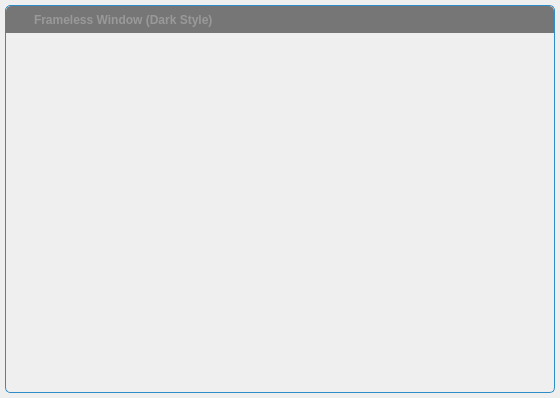
<?xml version="1.0" encoding="UTF-8"?>
<ui version="4.0">
 <class>FramelessWindow</class>
 <widget class="QWidget" name="FramelessWindow">
  <property name="geometry">
   <rect>
    <x>0</x>
    <y>0</y>
    <width>560</width>
    <height>398</height>
   </rect>
  </property>
  <property name="windowTitle">
   <string/>
  </property>
  <property name="autoFillBackground">
   <bool>false</bool>
  </property>
  <layout class="QVBoxLayout" name="verticalLayout_2">
   <property name="spacing">
    <number>0</number>
   </property>
   <property name="leftMargin">
    <number>5</number>
   </property>
   <property name="topMargin">
    <number>5</number>
   </property>
   <property name="rightMargin">
    <number>5</number>
   </property>
   <property name="bottomMargin">
    <number>5</number>
   </property>
   <item>
    <widget class="QWidget" name="windowFrame" native="true">
     <property name="autoFillBackground">
      <bool>false</bool>
     </property>
     <property name="styleSheet">
      <string notr="true">#windowFrame{border:1px solid palette(highlight); border-radius:5px 5px 5px 5px; background-color:palette(Window);}</string>
     </property>
     <layout class="QVBoxLayout" name="verticalLayout">
      <property name="spacing">
       <number>0</number>
      </property>
      <property name="leftMargin">
       <number>1</number>
      </property>
      <property name="topMargin">
       <number>1</number>
      </property>
      <property name="rightMargin">
       <number>1</number>
      </property>
      <property name="bottomMargin">
       <number>1</number>
      </property>
      <item>
       <widget class="WindowDragger" name="windowTitlebar" native="true">
        <property name="sizePolicy">
         <sizepolicy hsizetype="Preferred" vsizetype="Fixed">
          <horstretch>0</horstretch>
          <verstretch>0</verstretch>
         </sizepolicy>
        </property>
        <property name="minimumSize">
         <size>
          <width>0</width>
          <height>0</height>
         </size>
        </property>
        <property name="autoFillBackground">
         <bool>false</bool>
        </property>
        <property name="styleSheet">
         <string notr="true">#windowTitlebar{border: 0px none palette(base); border-top-left-radius:5px; border-top-right-radius:5px; background-color:palette(shadow); height:20px;}</string>
        </property>
        <layout class="QHBoxLayout" name="horizontalLayout" stretch="0,0,1,0,0,0,0">
         <property name="spacing">
          <number>0</number>
         </property>
         <property name="leftMargin">
          <number>0</number>
         </property>
         <property name="topMargin">
          <number>0</number>
         </property>
         <property name="rightMargin">
          <number>0</number>
         </property>
         <property name="bottomMargin">
          <number>0</number>
         </property>
         <item>
          <widget class="QLabel" name="spacer">
           <property name="minimumSize">
            <size>
             <width>4</width>
             <height>0</height>
            </size>
           </property>
           <property name="maximumSize">
            <size>
             <width>4</width>
             <height>16777215</height>
            </size>
           </property>
          </widget>
         </item>
         <item>
          <widget class="QLabel" name="icon">
           <property name="minimumSize">
            <size>
             <width>16</width>
             <height>16</height>
            </size>
           </property>
           <property name="maximumSize">
            <size>
             <width>16</width>
             <height>16</height>
            </size>
           </property>
           <property name="contextMenuPolicy">
            <enum>Qt::NoContextMenu</enum>
           </property>
           <property name="styleSheet">
            <string notr="true">#icon {background-color:palette(shadow);}</string>
           </property>
          </widget>
         </item>
         <item>
          <widget class="QLabel" name="titleText">
           <property name="font">
            <font>
             <weight>75</weight>
             <bold>true</bold>
            </font>
           </property>
           <property name="styleSheet">
            <string notr="true">  padding-left:5px;
  color:rgb(153,153,153);</string>
           </property>
           <property name="text">
            <string>Frameless Window (Dark Style)</string>
           </property>
           <property name="alignment">
            <set>Qt::AlignLeading|Qt::AlignLeft|Qt::AlignVCenter</set>
           </property>
          </widget>
         </item>
         <item>
          <widget class="QToolButton" name="minimizeButton">
           <property name="font">
            <font>
             <weight>75</weight>
             <bold>true</bold>
            </font>
           </property>
           <property name="styleSheet">
            <string notr="true">#minimizeButton{
  background-color:none;
  border:none;
  width:16px;
  height:16px;
  padding:4px;
  image:url(:/images/icon_window_minimize.png);
}
#minimizeButton:hover{
  background-color:palette(alternate-base);
}
#minimizeButton:pressed{
  background-color:palette(highlight);
}</string>
           </property>
           <property name="text">
            <string/>
           </property>
          </widget>
         </item>
         <item>
          <widget class="QToolButton" name="restoreButton">
           <property name="styleSheet">
            <string notr="true">#restoreButton{
  background-color:none;
  border:none;
  width:16px;
  height:16px;
  padding:4px;
  image:url(:/images/icon_window_restore.png);
}
#restoreButton:hover{
  background-color:palette(alternate-base);
}
#restoreButton:pressed{
  background-color:palette(highlight);
}</string>
           </property>
           <property name="text">
            <string/>
           </property>
          </widget>
         </item>
         <item>
          <widget class="QToolButton" name="maximizeButton">
           <property name="styleSheet">
            <string notr="true">#maximizeButton{
  background-color:none;
  border:none;
  width:16px;
  height:16px;
  padding:4px;
  image:url(:/images/icon_window_maximize.png);
}
#maximizeButton:hover{
  background-color:palette(alternate-base);
}
##maximizeButton:pressed{
  background-color:palette(highlight);
}</string>
           </property>
           <property name="text">
            <string/>
           </property>
          </widget>
         </item>
         <item>
          <widget class="QToolButton" name="closeButton">
           <property name="font">
            <font>
             <weight>75</weight>
             <bold>true</bold>
            </font>
           </property>
           <property name="styleSheet">
            <string notr="true">#closeButton{
  background-color:none;
  border:none;
  width:16px;
  height:16px;
  padding:4px;
  image:url(:/images/icon_window_close.png);
  border-top-right-radius: 5px;
}
#closeButton:hover{
  background-color:palette(alternate-base);
}
##closeButton:pressed{
  background-color:palette(highlight);
}</string>
           </property>
          </widget>
         </item>
        </layout>
       </widget>
      </item>
      <item>
       <widget class="QWidget" name="windowContent" native="true">
        <property name="autoFillBackground">
         <bool>false</bool>
        </property>
        <property name="styleSheet">
         <string notr="true">#windowContent{
  border: 0px none palette(base);
  border-radius:0px 0px 5px 5px;
}</string>
        </property>
        <layout class="QVBoxLayout" name="verticalLayout_3">
         <property name="spacing">
          <number>0</number>
         </property>
         <property name="leftMargin">
          <number>0</number>
         </property>
         <property name="topMargin">
          <number>0</number>
         </property>
         <property name="rightMargin">
          <number>0</number>
         </property>
         <property name="bottomMargin">
          <number>0</number>
         </property>
        </layout>
       </widget>
      </item>
     </layout>
    </widget>
   </item>
  </layout>
 </widget>
 <layoutdefault spacing="6" margin="11"/>
 <customwidgets>
  <customwidget>
   <class>WindowDragger</class>
   <extends>QWidget</extends>
   <header location="global">external\framelesswindow\windowdragger.h</header>
   <container>1</container>
  </customwidget>
 </customwidgets>
 <resources/>
 <connections/>
</ui>
